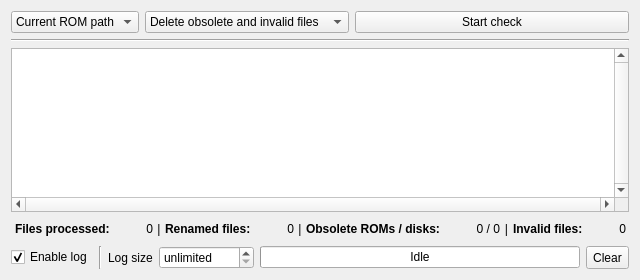
<?xml version="1.0" encoding="UTF-8"?>
<ui version="4.0">
 <class>RomPathCleaner</class>
 <widget class="QWidget" name="RomPathCleaner">
  <property name="geometry">
   <rect>
    <x>0</x>
    <y>0</y>
    <width>617</width>
    <height>280</height>
   </rect>
  </property>
  <property name="windowTitle">
   <string>ROM path cleaner</string>
  </property>
  <layout class="QGridLayout" name="gridLayout">
   <item row="0" column="3">
    <widget class="QPushButton" name="pushButtonStartStop">
     <property name="sizePolicy">
      <sizepolicy hsizetype="MinimumExpanding" vsizetype="Minimum">
       <horstretch>0</horstretch>
       <verstretch>0</verstretch>
      </sizepolicy>
     </property>
     <property name="toolTip">
      <string>Start / stop check</string>
     </property>
     <property name="text">
      <string>Start check</string>
     </property>
     <property name="icon">
      <iconset resource="qmc2.qrc">
       <normaloff>:/data/img/refresh.png</normaloff>:/data/img/refresh.png</iconset>
     </property>
    </widget>
   </item>
   <item row="0" column="2">
    <widget class="QComboBox" name="comboBoxModeSwitch">
     <property name="sizePolicy">
      <sizepolicy hsizetype="Fixed" vsizetype="Minimum">
       <horstretch>0</horstretch>
       <verstretch>0</verstretch>
      </sizepolicy>
     </property>
     <property name="toolTip">
      <string>Mode switch</string>
     </property>
     <item>
      <property name="text">
       <string>Delete obsolete and invalid files</string>
      </property>
     </item>
     <item>
      <property name="text">
       <string>Move files to the backup folder</string>
      </property>
     </item>
     <item>
      <property name="text">
       <string>Dry run (don't change anything)</string>
      </property>
     </item>
    </widget>
   </item>
   <item row="1" column="0" colspan="4">
    <widget class="Line" name="line">
     <property name="orientation">
      <enum>Qt::Horizontal</enum>
     </property>
    </widget>
   </item>
   <item row="2" column="0" colspan="4">
    <widget class="QPlainTextEdit" name="plainTextEditLog">
     <property name="verticalScrollBarPolicy">
      <enum>Qt::ScrollBarAlwaysOn</enum>
     </property>
     <property name="horizontalScrollBarPolicy">
      <enum>Qt::ScrollBarAlwaysOn</enum>
     </property>
     <property name="lineWrapMode">
      <enum>QPlainTextEdit::NoWrap</enum>
     </property>
     <property name="readOnly">
      <bool>true</bool>
     </property>
    </widget>
   </item>
   <item row="3" column="0" colspan="4">
    <widget class="QLabel" name="labelRebuildStatus">
     <property name="toolTip">
      <string>Check statistics</string>
     </property>
     <property name="text">
      <string notr="true">&lt;center&gt;&lt;table border=&quot;0&quot; cellpadding=&quot;0&quot; cellspacing=&quot;4&quot; width=&quot;100%&quot;&gt;&lt;tr&gt;
&lt;td nowrap align=&quot;left&quot;&gt;&lt;b&gt;Files processed:&lt;/b&gt;&lt;/td&gt;&lt;td nowrap align=&quot;right&quot;&gt;0&lt;/td&gt;
&lt;td nowrap align=&quot;center&quot; width=&quot;1%&quot;&gt;|&lt;/td&gt;
&lt;td nowrap align=&quot;left&quot;&gt;&lt;b&gt;Renamed files:&lt;/b&gt;&lt;/td&gt;&lt;td nowrap align=&quot;right&quot;&gt;0&lt;/td&gt;
&lt;td nowrap align=&quot;center&quot; width=&quot;1%&quot;&gt;|&lt;/td&gt;
&lt;td nowrap align=&quot;left&quot;&gt;&lt;b&gt;Obsolete ROMs / disks:&lt;/b&gt;&lt;/td&gt;&lt;td nowrap align=&quot;right&quot;&gt;0 / 0&lt;/td&gt;
&lt;td nowrap align=&quot;center&quot; width=&quot;1%&quot;&gt;|&lt;/td&gt;
&lt;td nowrap align=&quot;left&quot;&gt;&lt;b&gt;Invalid files:&lt;/b&gt;&lt;/td&gt;&lt;td nowrap align=&quot;right&quot;&gt;0&lt;/td&gt;
&lt;/tr&gt;&lt;/table&gt;&lt;/center&gt;</string>
     </property>
    </widget>
   </item>
   <item row="4" column="0" colspan="4">
    <layout class="QHBoxLayout" name="horizontalLayout2">
     <item>
      <widget class="QCheckBox" name="checkBoxEnableLog">
       <property name="toolTip">
        <string>Enable log output</string>
       </property>
       <property name="text">
        <string>Enable log</string>
       </property>
       <property name="checked">
        <bool>true</bool>
       </property>
      </widget>
     </item>
     <item>
      <widget class="Line" name="line_2">
       <property name="orientation">
        <enum>Qt::Vertical</enum>
       </property>
      </widget>
     </item>
     <item>
      <widget class="QLabel" name="labelMaxLogSize">
       <property name="text">
        <string>Log size</string>
       </property>
      </widget>
     </item>
     <item>
      <widget class="QSpinBox" name="spinBoxMaxLogSize">
       <property name="toolTip">
        <string>Maximum number of lines in log (0 = no limit)</string>
       </property>
       <property name="specialValueText">
        <string>unlimited</string>
       </property>
       <property name="suffix">
        <string> lines</string>
       </property>
       <property name="minimum">
        <number>0</number>
       </property>
       <property name="maximum">
        <number>999999</number>
       </property>
       <property name="singleStep">
        <number>100</number>
       </property>
       <property name="value">
        <number>0</number>
       </property>
      </widget>
     </item>
     <item>
      <widget class="QProgressBar" name="progressBar">
       <property name="toolTip">
        <string>Check progress indicator</string>
       </property>
       <property name="value">
        <number>0</number>
       </property>
       <property name="format">
        <string>Idle</string>
       </property>
      </widget>
     </item>
     <item>
      <widget class="QToolButton" name="toolButtonClear">
       <property name="sizePolicy">
        <sizepolicy hsizetype="Fixed" vsizetype="Minimum">
         <horstretch>0</horstretch>
         <verstretch>0</verstretch>
        </sizepolicy>
       </property>
       <property name="toolTip">
        <string>Clear log</string>
       </property>
       <property name="text">
        <string>Clear</string>
       </property>
      </widget>
     </item>
    </layout>
   </item>
   <item row="0" column="0" colspan="2">
    <widget class="QComboBox" name="comboBoxCheckedPath">
     <property name="toolTip">
      <string>Choose the path which will be checked</string>
     </property>
     <item>
      <property name="text">
       <string>Current ROM path</string>
      </property>
     </item>
     <item>
      <property name="text">
       <string>Select path...</string>
      </property>
      <property name="icon">
       <iconset resource="qmc2.qrc">
        <normaloff>:/data/img/fileopen.png</normaloff>:/data/img/fileopen.png</iconset>
      </property>
     </item>
    </widget>
   </item>
  </layout>
 </widget>
 <tabstops>
  <tabstop>comboBoxCheckedPath</tabstop>
  <tabstop>comboBoxModeSwitch</tabstop>
  <tabstop>pushButtonStartStop</tabstop>
  <tabstop>plainTextEditLog</tabstop>
  <tabstop>checkBoxEnableLog</tabstop>
  <tabstop>spinBoxMaxLogSize</tabstop>
  <tabstop>toolButtonClear</tabstop>
 </tabstops>
 <resources>
  <include location="qmc2.qrc"/>
 </resources>
 <connections>
  <connection>
   <sender>toolButtonClear</sender>
   <signal>clicked()</signal>
   <receiver>plainTextEditLog</receiver>
   <slot>clear()</slot>
   <hints>
    <hint type="sourcelabel">
     <x>446</x>
     <y>259</y>
    </hint>
    <hint type="destinationlabel">
     <x>318</x>
     <y>140</y>
    </hint>
   </hints>
  </connection>
 </connections>
</ui>
